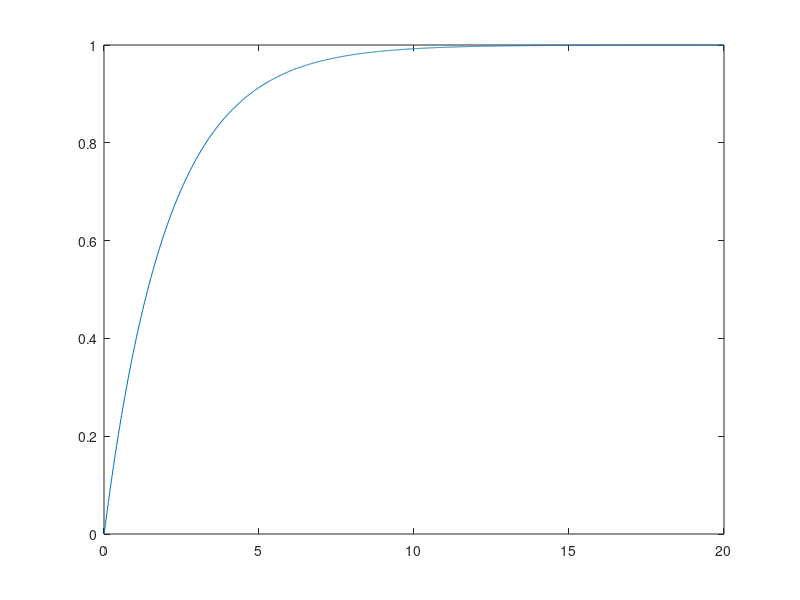

MATLAB code to generate this figure:
%% Example of Solving an IVP with BackwardEuler
% HW 7, Problem 2
%
% Author: K. Heidi Fehr
% Email: kfehr@wisc.edu
% October 2020
%
% TO-DO: 
%   -
clear
%% KNOWNS
h = 0.01;
x_array(1) = 0;
y_array(1) = 2;
t0 = 0;
tf = 20;
time = t0:h:tf;

%% EQUATIONS
% Provided:
f = @(x,y) 1 - x - (4*x*y)/(1+x^2);
g = @(x,y) x*(1-(y/(1+x^2)));

% Jacobian:
J_f_x = @(x,y) 1+h+4*h*y*((1-x^2)/((1+x^2)^2));
J_f_y = @(x,y) (4*h*x)/(1+x^2);
J_g_x = @(x,y) -h + h*y*((1-x^2)/((1+x^2)^2));
J_g_y = @(x,y) 1 + ((h*x)/(1+x^2)); 

%% NR Solve
% Initialize:
f_prev = zeros(1,length(time));
g_prev = zeros(1,length(time));
x_prev = 0;
y_prev = 2;
error = 1;
c = 1; %count

for i = 2:length(time)-1
    
    c = 1;
    
    f_first(1,i) = f_prev(1,i-1) + h*f(f_prev(1,i-1),g_prev(1,i-1));
    g_first(1,i) = g_prev(1,i-1) + h*f(f_prev(1,i-1),g_prev(1,i-1));
    
    %Evaulate at current
    f_eval = f(f_first(1,i),g_first(1,i));
    g_eval = g(f_first(1,i),g_first(1,i));
    
    %First guess
    f_new(1,1) = f_prev(1,i-1) + h*f_eval;
    g_new(1,1) = g_prev(1,i-1) + h*g_eval;
    
    while error > 0.00001
        f_eval = f(f_new(1,c),g_new(1,c));
        g_eval = g(f_new(1,c),g_new(1,c));
        
        %find delta
        fg = [ 
            f_new(1,c) - f_prev(1,i-1) - h*f_eval;
            g_new(1,c) - g_prev(1,i-1) - h*g_eval];
        J = [
            J_f_x(f_new(1,c),g_new(1,c)),J_f_y(f_new(1,c),g_new(1,c));
            J_g_x(f_new(1,c),g_new(1,c)),J_g_y(f_new(1,c),g_new(1,c))];
        delta = J\-fg;
        
        f_new(1,c+1) = f_new(1,c) + delta(1);
        g_new(1,c+1) = g_new(1,c) + delta(2);
        
        error = norm(f_new(1,c+1)-f_new(1,c))+norm(g_new(1,c+1)-g_new(1,c));
            
        if c > 30
            break
        end
        c = c+1;
    end
    
    f_prev(1,i+1) = f_new(1,c);

end

figure;
plot(time, f_prev)
    